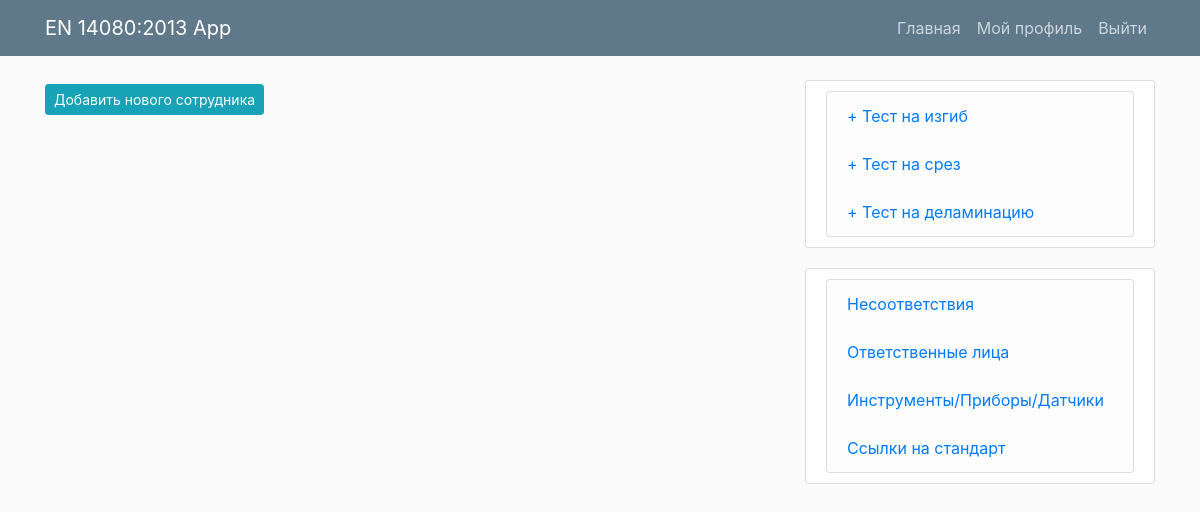
The app's page /persons/ (signed in), older data.
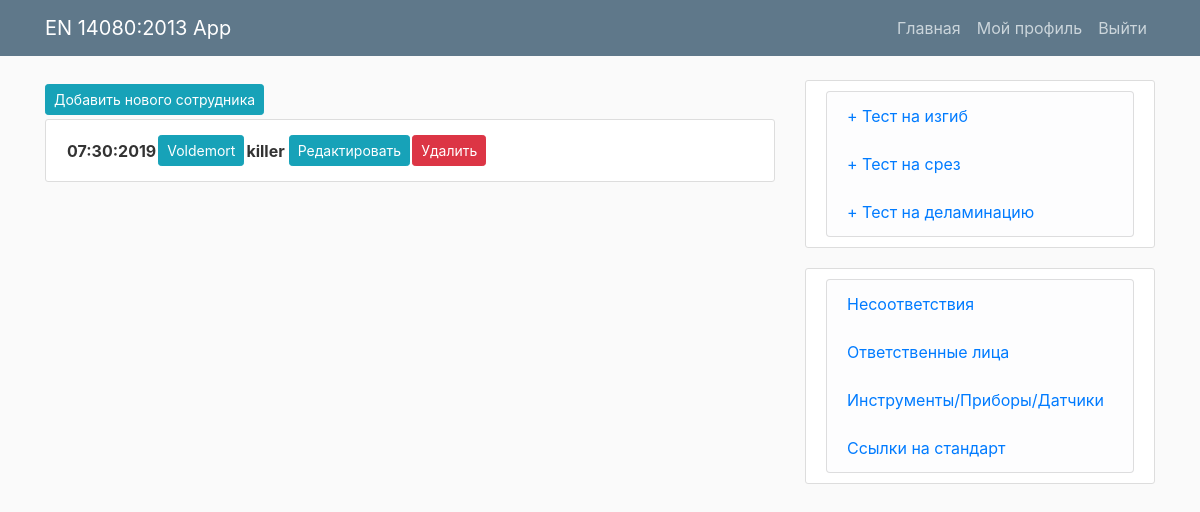
The same page, newer data.
### mainApp/models.py (models this page shows, shortened)
class Person(models.Model):
	name = models.CharField(max_length=100)
	position = models.CharField(max_length=100)
	training_date = models.DateField()
	next_training_date = models.DateField()
	comment = models.TextField(blank=True)
	author = models.ForeignKey(User, blank=True, null=True, on_delete=models.CASCADE)

### mainApp/views.py (the view)
# urls.py: path('persons/', today_views.PersonsView, name='persons'),
@login_required
def PersonsView(request):
	user = get_object_or_404(User, username=request.user.username)
	persons = Person.objects.filter(author=user).order_by('name')
	return render(request, 'mainApp/persons.html', {'persons': persons,})

### mainApp/templates/mainApp/persons.html
{% extends "mainApp/today.html" %}
{% load crispy_forms_tags %}
{% load bootstrap4 %}
{% block content %}
<a class="btn btn-info btn-sm mt-1 mb-1" href="{% url 'person-create' %}">Добавить нового сотрудника</a>
{% for person in persons %}
<div class="content-section tabletoday">
    <table>
        <tr>
            <th>{{ person.training_date|date:"m:d:Y" }}</th>
            <th><a class="btn btn-info btn-sm mt-1 mb-1" href="{% url 'person' person.id %}">{{ person.name }}</a></th>
            <th>{{ person.position }}</th>
            <th></th>
            <th>
                <a class="btn btn-info btn-sm mt-1 mb-1" href="{% url 'person-update' person.id %}">Редактировать</a>
            </th>
             <th>
                <a class="btn btn-danger btn-sm mt-1 mb-1" href="{% url 'person-delete' person.id %}">Удалить</a>
            </th>
        </tr>
    </table>
</div>
{% endfor %}
{% endblock content %}

Row changes from the older to the newer data that the page shows:
added Person: training_date "07:30:2019", name "Voldemort", position "killer"
